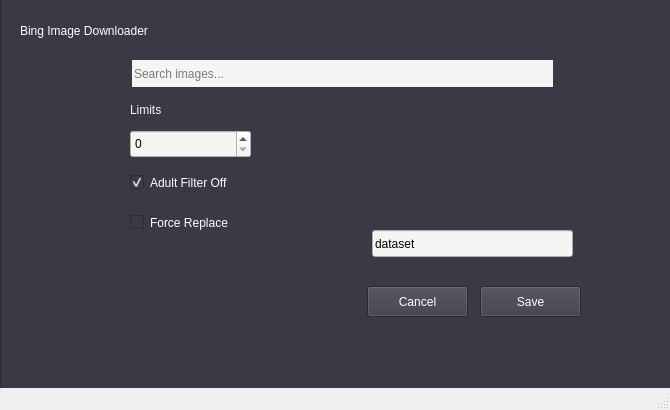
<?xml version="1.0" encoding="UTF-8"?>
<ui version="4.0">
 <class>MainWindow</class>
 <widget class="QMainWindow" name="MainWindow">
  <property name="geometry">
   <rect>
    <x>0</x>
    <y>0</y>
    <width>670</width>
    <height>410</height>
   </rect>
  </property>
  <property name="windowTitle">
   <string>MainWindow</string>
  </property>
  <widget class="QWidget" name="centralwidget">
   <widget class="QFrame" name="frame">
    <property name="geometry">
     <rect>
      <x>0</x>
      <y>-20</y>
      <width>671</width>
      <height>451</height>
     </rect>
    </property>
    <property name="styleSheet">
     <string notr="true">background-color: rgb(61, 56, 70);
font: 57 11pt &quot;Ubuntu Sans&quot;;
color: rgb(255, 255, 255);
border-color: rgb(61, 56, 70);</string>
    </property>
    <property name="frameShape">
     <enum>QFrame::StyledPanel</enum>
    </property>
    <property name="frameShadow">
     <enum>QFrame::Raised</enum>
    </property>
    <widget class="QLineEdit" name="search">
     <property name="geometry">
      <rect>
       <x>132</x>
       <y>80</y>
       <width>421</width>
       <height>27</height>
      </rect>
     </property>
     <property name="styleSheet">
      <string notr="true">background-color: rgb(246, 245, 244);
color: rgb(0, 0, 0);
font: 57 11pt &quot;Ubuntu Sans&quot;;</string>
     </property>
     <property name="maxLength">
      <number>50</number>
     </property>
     <property name="frame">
      <bool>false</bool>
     </property>
     <property name="placeholderText">
      <string>Search images...</string>
     </property>
    </widget>
    <widget class="QSpinBox" name="spinBox">
     <property name="geometry">
      <rect>
       <x>130</x>
       <y>150</y>
       <width>121</width>
       <height>28</height>
      </rect>
     </property>
     <property name="styleSheet">
      <string notr="true">background-color: rgb(246, 245, 244);
color: rgb(0, 0, 0);
font: 57 11pt &quot;Ubuntu Sans&quot;;</string>
     </property>
     <property name="displayIntegerBase">
      <number>11</number>
     </property>
    </widget>
    <widget class="QLabel" name="label1">
     <property name="geometry">
      <rect>
       <x>130</x>
       <y>120</y>
       <width>181</width>
       <height>19</height>
      </rect>
     </property>
     <property name="styleSheet">
      <string notr="true">color: rgb(246, 245, 244);
font: 57 14pt &quot;Ubuntu Sans&quot;;</string>
     </property>
     <property name="text">
      <string>Limits</string>
     </property>
    </widget>
    <widget class="QLineEdit" name="Directory">
     <property name="geometry">
      <rect>
       <x>372</x>
       <y>250</y>
       <width>201</width>
       <height>27</height>
      </rect>
     </property>
     <property name="styleSheet">
      <string notr="true">background-color: rgb(246, 245, 244);
color: rgb(0, 0, 0);
font: 57 11pt &quot;Ubuntu Sans&quot;;</string>
     </property>
     <property name="text">
      <string>dataset</string>
     </property>
    </widget>
    <widget class="QPushButton" name="Save">
     <property name="geometry">
      <rect>
       <x>480</x>
       <y>306</y>
       <width>101</width>
       <height>31</height>
      </rect>
     </property>
     <property name="styleSheet">
      <string notr="true">background-color: rgb(61, 56, 70);
border-color: rgb(255, 255, 255);
color: rgb(255, 255, 255);</string>
     </property>
     <property name="text">
      <string>Save</string>
     </property>
    </widget>
    <widget class="QPushButton" name="Cancel">
     <property name="geometry">
      <rect>
       <x>367</x>
       <y>306</y>
       <width>101</width>
       <height>31</height>
      </rect>
     </property>
     <property name="styleSheet">
      <string notr="true">background-color: rgb(61, 56, 70);
border-color: rgb(255, 255, 255);
color: rgb(255, 255, 255);
</string>
     </property>
     <property name="text">
      <string>Cancel</string>
     </property>
    </widget>
    <widget class="QCheckBox" name="checkBox1">
     <property name="geometry">
      <rect>
       <x>130</x>
       <y>190</y>
       <width>161</width>
       <height>25</height>
      </rect>
     </property>
     <property name="styleSheet">
      <string notr="true">color: rgb(255, 255, 255);
selection-color: rgb(255, 255, 255);
selection-background-color: rgb(255, 255, 255);
font: 57 14pt &quot;Ubuntu Sans&quot;;</string>
     </property>
     <property name="text">
      <string>Adult Filter Off</string>
     </property>
     <property name="checked">
      <bool>true</bool>
     </property>
    </widget>
    <widget class="QCheckBox" name="checkBox2">
     <property name="geometry">
      <rect>
       <x>130</x>
       <y>230</y>
       <width>161</width>
       <height>25</height>
      </rect>
     </property>
     <property name="styleSheet">
      <string notr="true">color: rgb(255, 255, 255);
font: 57 14pt &quot;Ubuntu Sans&quot;;</string>
     </property>
     <property name="text">
      <string>Force Replace</string>
     </property>
    </widget>
    <widget class="QLabel" name="title_line">
     <property name="geometry">
      <rect>
       <x>20</x>
       <y>30</y>
       <width>271</width>
       <height>41</height>
      </rect>
     </property>
     <property name="styleSheet">
      <string notr="true">color: rgb(255, 255, 255);
font: 75 18pt &quot;Liberation Sans&quot;;</string>
     </property>
     <property name="text">
      <string>Bing Image Downloader</string>
     </property>
    </widget>
   </widget>
  </widget>
  <widget class="QMenuBar" name="menubar">
   <property name="geometry">
    <rect>
     <x>0</x>
     <y>0</y>
     <width>670</width>
     <height>24</height>
    </rect>
   </property>
  </widget>
  <widget class="QStatusBar" name="statusbar"/>
 </widget>
 <resources/>
 <connections/>
</ui>
